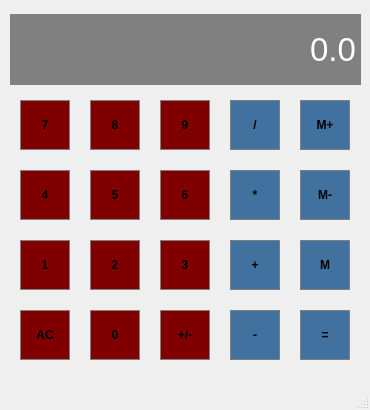
<?xml version="1.0" encoding="UTF-8"?>
<ui version="4.0">
 <class>Calculator</class>
 <widget class="QMainWindow" name="Calculator">
  <property name="geometry">
   <rect>
    <x>0</x>
    <y>0</y>
    <width>370</width>
    <height>410</height>
   </rect>
  </property>
  <property name="minimumSize">
   <size>
    <width>370</width>
    <height>410</height>
   </size>
  </property>
  <property name="maximumSize">
   <size>
    <width>370</width>
    <height>410</height>
   </size>
  </property>
  <property name="windowTitle">
   <string>Calculator</string>
  </property>
  <widget class="QWidget" name="centralWidget">
   <widget class="QLineEdit" name="Display">
    <property name="geometry">
     <rect>
      <x>10</x>
      <y>14</y>
      <width>351</width>
      <height>71</height>
     </rect>
    </property>
    <property name="sizePolicy">
     <sizepolicy hsizetype="Preferred" vsizetype="Expanding">
      <horstretch>0</horstretch>
      <verstretch>0</verstretch>
     </sizepolicy>
    </property>
    <property name="font">
     <font>
      <pointsize>25</pointsize>
     </font>
    </property>
    <property name="styleSheet">
     <string notr="true">QLineEdit{
	background-color: 	gray;
	border: 1px solid gray;
	color: #ffffff;
}</string>
    </property>
    <property name="text">
     <string>0.0</string>
    </property>
    <property name="alignment">
     <set>Qt::AlignRight|Qt::AlignTrailing|Qt::AlignVCenter</set>
    </property>
   </widget>
   <widget class="QPushButton" name="Button7">
    <property name="geometry">
     <rect>
      <x>20</x>
      <y>100</y>
      <width>50</width>
      <height>50</height>
     </rect>
    </property>
    <property name="sizePolicy">
     <sizepolicy hsizetype="Preferred" vsizetype="Preferred">
      <horstretch>0</horstretch>
      <verstretch>0</verstretch>
     </sizepolicy>
    </property>
    <property name="minimumSize">
     <size>
      <width>50</width>
      <height>50</height>
     </size>
    </property>
    <property name="maximumSize">
     <size>
      <width>50</width>
      <height>50</height>
     </size>
    </property>
    <property name="font">
     <font>
      <weight>75</weight>
      <bold>true</bold>
     </font>
    </property>
    <property name="styleSheet">
     <string notr="true">QPushButton{
	background-color: 	#800000;
	border: 1px solid gray;
	padding: 5px;
}
QPushButton: pressed{
	background-color: #465945;
	border: 1px solid gray;
	padding: 5px;
}</string>
    </property>
    <property name="text">
     <string>7</string>
    </property>
   </widget>
   <widget class="QPushButton" name="Button8">
    <property name="geometry">
     <rect>
      <x>90</x>
      <y>100</y>
      <width>50</width>
      <height>50</height>
     </rect>
    </property>
    <property name="sizePolicy">
     <sizepolicy hsizetype="Preferred" vsizetype="Preferred">
      <horstretch>0</horstretch>
      <verstretch>0</verstretch>
     </sizepolicy>
    </property>
    <property name="minimumSize">
     <size>
      <width>50</width>
      <height>50</height>
     </size>
    </property>
    <property name="maximumSize">
     <size>
      <width>50</width>
      <height>50</height>
     </size>
    </property>
    <property name="font">
     <font>
      <weight>75</weight>
      <bold>true</bold>
     </font>
    </property>
    <property name="styleSheet">
     <string notr="true">QPushButton{
	background-color: 	#800000;
	border: 1px solid gray;
	padding: 5px;
}
QPushButton: pressed{
	background-color: #465945;
	border: 1px solid gray;
	padding: 5px;
}</string>
    </property>
    <property name="text">
     <string>8</string>
    </property>
   </widget>
   <widget class="QPushButton" name="Button9">
    <property name="geometry">
     <rect>
      <x>160</x>
      <y>100</y>
      <width>50</width>
      <height>50</height>
     </rect>
    </property>
    <property name="sizePolicy">
     <sizepolicy hsizetype="Preferred" vsizetype="Preferred">
      <horstretch>0</horstretch>
      <verstretch>0</verstretch>
     </sizepolicy>
    </property>
    <property name="minimumSize">
     <size>
      <width>50</width>
      <height>50</height>
     </size>
    </property>
    <property name="maximumSize">
     <size>
      <width>50</width>
      <height>50</height>
     </size>
    </property>
    <property name="font">
     <font>
      <weight>75</weight>
      <bold>true</bold>
     </font>
    </property>
    <property name="styleSheet">
     <string notr="true">QPushButton{
	background-color: 	#800000;
	border: 1px solid gray;
	padding: 5px;
}
QPushButton: pressed{
	background-color: #465945;
	border: 1px solid gray;
	padding: 5px;
}</string>
    </property>
    <property name="text">
     <string>9</string>
    </property>
   </widget>
   <widget class="QPushButton" name="Divide">
    <property name="geometry">
     <rect>
      <x>230</x>
      <y>100</y>
      <width>50</width>
      <height>50</height>
     </rect>
    </property>
    <property name="sizePolicy">
     <sizepolicy hsizetype="Preferred" vsizetype="Preferred">
      <horstretch>0</horstretch>
      <verstretch>0</verstretch>
     </sizepolicy>
    </property>
    <property name="minimumSize">
     <size>
      <width>50</width>
      <height>50</height>
     </size>
    </property>
    <property name="maximumSize">
     <size>
      <width>50</width>
      <height>50</height>
     </size>
    </property>
    <property name="font">
     <font>
      <weight>75</weight>
      <bold>true</bold>
     </font>
    </property>
    <property name="styleSheet">
     <string notr="true">QPushButton{
	background-color: 	#41729F;
	border: 1px solid gray;
	padding: 5px;
}
QPushButton: pressed{
	background-color: #465945;
	border: 1px solid gray;
	padding: 5px;
}</string>
    </property>
    <property name="text">
     <string>/</string>
    </property>
   </widget>
   <widget class="QPushButton" name="MemAdd">
    <property name="geometry">
     <rect>
      <x>300</x>
      <y>100</y>
      <width>50</width>
      <height>50</height>
     </rect>
    </property>
    <property name="sizePolicy">
     <sizepolicy hsizetype="Preferred" vsizetype="Preferred">
      <horstretch>0</horstretch>
      <verstretch>0</verstretch>
     </sizepolicy>
    </property>
    <property name="minimumSize">
     <size>
      <width>50</width>
      <height>50</height>
     </size>
    </property>
    <property name="maximumSize">
     <size>
      <width>50</width>
      <height>50</height>
     </size>
    </property>
    <property name="font">
     <font>
      <weight>75</weight>
      <bold>true</bold>
     </font>
    </property>
    <property name="styleSheet">
     <string notr="true">QPushButton{
	background-color: 	#41729F;
	border: 1px solid gray;
	padding: 5px;
}
QPushButton: pressed{
	background-color: #465945;
	border: 1px solid gray;
	padding: 5px;
}</string>
    </property>
    <property name="text">
     <string>M+</string>
    </property>
   </widget>
   <widget class="QPushButton" name="Multiply">
    <property name="geometry">
     <rect>
      <x>230</x>
      <y>170</y>
      <width>50</width>
      <height>50</height>
     </rect>
    </property>
    <property name="sizePolicy">
     <sizepolicy hsizetype="Preferred" vsizetype="Preferred">
      <horstretch>0</horstretch>
      <verstretch>0</verstretch>
     </sizepolicy>
    </property>
    <property name="minimumSize">
     <size>
      <width>50</width>
      <height>50</height>
     </size>
    </property>
    <property name="maximumSize">
     <size>
      <width>50</width>
      <height>50</height>
     </size>
    </property>
    <property name="font">
     <font>
      <weight>75</weight>
      <bold>true</bold>
     </font>
    </property>
    <property name="styleSheet">
     <string notr="true">QPushButton{
	background-color: 	#41729F;
	border: 1px solid gray;
	padding: 5px;
}
QPushButton: pressed{
	background-color: #465945;
	border: 1px solid gray;
	padding: 5px;
}</string>
    </property>
    <property name="text">
     <string>*</string>
    </property>
   </widget>
   <widget class="QPushButton" name="MemClear">
    <property name="geometry">
     <rect>
      <x>300</x>
      <y>170</y>
      <width>50</width>
      <height>50</height>
     </rect>
    </property>
    <property name="sizePolicy">
     <sizepolicy hsizetype="Preferred" vsizetype="Preferred">
      <horstretch>0</horstretch>
      <verstretch>0</verstretch>
     </sizepolicy>
    </property>
    <property name="minimumSize">
     <size>
      <width>50</width>
      <height>50</height>
     </size>
    </property>
    <property name="maximumSize">
     <size>
      <width>50</width>
      <height>50</height>
     </size>
    </property>
    <property name="font">
     <font>
      <weight>75</weight>
      <bold>true</bold>
     </font>
    </property>
    <property name="styleSheet">
     <string notr="true">QPushButton{
	background-color: 	#41729F;
	border: 1px solid gray;
	padding: 5px;
}
QPushButton: pressed{
	background-color: #465945;
	border: 1px solid gray;
	padding: 5px;
}</string>
    </property>
    <property name="text">
     <string>M-</string>
    </property>
   </widget>
   <widget class="QPushButton" name="Button4">
    <property name="geometry">
     <rect>
      <x>20</x>
      <y>170</y>
      <width>50</width>
      <height>50</height>
     </rect>
    </property>
    <property name="sizePolicy">
     <sizepolicy hsizetype="Preferred" vsizetype="Preferred">
      <horstretch>0</horstretch>
      <verstretch>0</verstretch>
     </sizepolicy>
    </property>
    <property name="minimumSize">
     <size>
      <width>50</width>
      <height>50</height>
     </size>
    </property>
    <property name="maximumSize">
     <size>
      <width>50</width>
      <height>50</height>
     </size>
    </property>
    <property name="font">
     <font>
      <weight>75</weight>
      <bold>true</bold>
     </font>
    </property>
    <property name="styleSheet">
     <string notr="true">QPushButton{
	background-color: 	#800000;
	border: 1px solid gray;
	padding: 5px;
}
QPushButton: pressed{
	background-color: #465945;
	border: 1px solid gray;
	padding: 5px;
}</string>
    </property>
    <property name="text">
     <string>4</string>
    </property>
   </widget>
   <widget class="QPushButton" name="Button5">
    <property name="geometry">
     <rect>
      <x>90</x>
      <y>170</y>
      <width>50</width>
      <height>50</height>
     </rect>
    </property>
    <property name="sizePolicy">
     <sizepolicy hsizetype="Preferred" vsizetype="Preferred">
      <horstretch>0</horstretch>
      <verstretch>0</verstretch>
     </sizepolicy>
    </property>
    <property name="minimumSize">
     <size>
      <width>50</width>
      <height>50</height>
     </size>
    </property>
    <property name="maximumSize">
     <size>
      <width>50</width>
      <height>50</height>
     </size>
    </property>
    <property name="font">
     <font>
      <weight>75</weight>
      <bold>true</bold>
     </font>
    </property>
    <property name="styleSheet">
     <string notr="true">QPushButton{
	background-color: 	#800000;
	border: 1px solid gray;
	padding: 5px;
}
QPushButton: pressed{
	background-color: #465945;
	border: 1px solid gray;
	padding: 5px;
}</string>
    </property>
    <property name="text">
     <string>5</string>
    </property>
   </widget>
   <widget class="QPushButton" name="Button6">
    <property name="geometry">
     <rect>
      <x>160</x>
      <y>170</y>
      <width>50</width>
      <height>50</height>
     </rect>
    </property>
    <property name="sizePolicy">
     <sizepolicy hsizetype="Preferred" vsizetype="Preferred">
      <horstretch>0</horstretch>
      <verstretch>0</verstretch>
     </sizepolicy>
    </property>
    <property name="minimumSize">
     <size>
      <width>50</width>
      <height>50</height>
     </size>
    </property>
    <property name="maximumSize">
     <size>
      <width>50</width>
      <height>50</height>
     </size>
    </property>
    <property name="font">
     <font>
      <weight>75</weight>
      <bold>true</bold>
     </font>
    </property>
    <property name="styleSheet">
     <string notr="true">QPushButton{
	background-color: 	#800000;
	border: 1px solid gray;
	padding: 5px;
}
QPushButton: pressed{
	background-color: #465945;
	border: 1px solid gray;
	padding: 5px;
}</string>
    </property>
    <property name="text">
     <string>6</string>
    </property>
   </widget>
   <widget class="QPushButton" name="Add">
    <property name="geometry">
     <rect>
      <x>230</x>
      <y>240</y>
      <width>50</width>
      <height>50</height>
     </rect>
    </property>
    <property name="sizePolicy">
     <sizepolicy hsizetype="Preferred" vsizetype="Preferred">
      <horstretch>0</horstretch>
      <verstretch>0</verstretch>
     </sizepolicy>
    </property>
    <property name="minimumSize">
     <size>
      <width>50</width>
      <height>50</height>
     </size>
    </property>
    <property name="maximumSize">
     <size>
      <width>50</width>
      <height>50</height>
     </size>
    </property>
    <property name="font">
     <font>
      <weight>75</weight>
      <bold>true</bold>
     </font>
    </property>
    <property name="styleSheet">
     <string notr="true">QPushButton{
	background-color: 	#41729F;
	border: 1px solid gray;
	padding: 5px;
}
QPushButton: pressed{
	background-color: #465945;
	border: 1px solid gray;
	padding: 5px;
}</string>
    </property>
    <property name="text">
     <string>+</string>
    </property>
   </widget>
   <widget class="QPushButton" name="MemGet">
    <property name="geometry">
     <rect>
      <x>300</x>
      <y>240</y>
      <width>50</width>
      <height>50</height>
     </rect>
    </property>
    <property name="sizePolicy">
     <sizepolicy hsizetype="Preferred" vsizetype="Preferred">
      <horstretch>0</horstretch>
      <verstretch>0</verstretch>
     </sizepolicy>
    </property>
    <property name="minimumSize">
     <size>
      <width>50</width>
      <height>50</height>
     </size>
    </property>
    <property name="maximumSize">
     <size>
      <width>50</width>
      <height>50</height>
     </size>
    </property>
    <property name="font">
     <font>
      <weight>75</weight>
      <bold>true</bold>
     </font>
    </property>
    <property name="styleSheet">
     <string notr="true">QPushButton{
	background-color: 	#41729F;
	border: 1px solid gray;
	padding: 5px;
}
QPushButton: pressed{
	background-color: #465945;
	border: 1px solid gray;
	padding: 5px;
}</string>
    </property>
    <property name="text">
     <string>M</string>
    </property>
   </widget>
   <widget class="QPushButton" name="Button1">
    <property name="geometry">
     <rect>
      <x>20</x>
      <y>240</y>
      <width>50</width>
      <height>50</height>
     </rect>
    </property>
    <property name="sizePolicy">
     <sizepolicy hsizetype="Preferred" vsizetype="Preferred">
      <horstretch>0</horstretch>
      <verstretch>0</verstretch>
     </sizepolicy>
    </property>
    <property name="minimumSize">
     <size>
      <width>50</width>
      <height>50</height>
     </size>
    </property>
    <property name="maximumSize">
     <size>
      <width>50</width>
      <height>50</height>
     </size>
    </property>
    <property name="font">
     <font>
      <weight>75</weight>
      <bold>true</bold>
     </font>
    </property>
    <property name="styleSheet">
     <string notr="true">QPushButton{
	background-color: 	#800000;
	border: 1px solid gray;
	padding: 5px;
}
QPushButton: pressed{
	background-color: #465945;
	border: 1px solid gray;
	padding: 5px;
}</string>
    </property>
    <property name="text">
     <string>1</string>
    </property>
   </widget>
   <widget class="QPushButton" name="Button2">
    <property name="geometry">
     <rect>
      <x>90</x>
      <y>240</y>
      <width>50</width>
      <height>50</height>
     </rect>
    </property>
    <property name="sizePolicy">
     <sizepolicy hsizetype="Preferred" vsizetype="Preferred">
      <horstretch>0</horstretch>
      <verstretch>0</verstretch>
     </sizepolicy>
    </property>
    <property name="minimumSize">
     <size>
      <width>50</width>
      <height>50</height>
     </size>
    </property>
    <property name="maximumSize">
     <size>
      <width>50</width>
      <height>50</height>
     </size>
    </property>
    <property name="font">
     <font>
      <weight>75</weight>
      <bold>true</bold>
     </font>
    </property>
    <property name="styleSheet">
     <string notr="true">QPushButton{
	background-color: 	#800000;
	border: 1px solid gray;
	padding: 5px;
}
QPushButton: pressed{
	background-color: #465945;
	border: 1px solid gray;
	padding: 5px;
}</string>
    </property>
    <property name="text">
     <string>2</string>
    </property>
   </widget>
   <widget class="QPushButton" name="Button3">
    <property name="geometry">
     <rect>
      <x>160</x>
      <y>240</y>
      <width>50</width>
      <height>50</height>
     </rect>
    </property>
    <property name="sizePolicy">
     <sizepolicy hsizetype="Preferred" vsizetype="Preferred">
      <horstretch>0</horstretch>
      <verstretch>0</verstretch>
     </sizepolicy>
    </property>
    <property name="minimumSize">
     <size>
      <width>50</width>
      <height>50</height>
     </size>
    </property>
    <property name="maximumSize">
     <size>
      <width>50</width>
      <height>50</height>
     </size>
    </property>
    <property name="font">
     <font>
      <weight>75</weight>
      <bold>true</bold>
     </font>
    </property>
    <property name="styleSheet">
     <string notr="true">QPushButton{
	background-color: 	#800000;
	border: 1px solid gray;
	padding: 5px;
}
QPushButton: pressed{
	background-color: #465945;
	border: 1px solid gray;
	padding: 5px;
}</string>
    </property>
    <property name="text">
     <string>3</string>
    </property>
   </widget>
   <widget class="QPushButton" name="Subract">
    <property name="geometry">
     <rect>
      <x>230</x>
      <y>310</y>
      <width>50</width>
      <height>50</height>
     </rect>
    </property>
    <property name="sizePolicy">
     <sizepolicy hsizetype="Preferred" vsizetype="Preferred">
      <horstretch>0</horstretch>
      <verstretch>0</verstretch>
     </sizepolicy>
    </property>
    <property name="minimumSize">
     <size>
      <width>50</width>
      <height>50</height>
     </size>
    </property>
    <property name="maximumSize">
     <size>
      <width>50</width>
      <height>50</height>
     </size>
    </property>
    <property name="font">
     <font>
      <weight>75</weight>
      <bold>true</bold>
     </font>
    </property>
    <property name="styleSheet">
     <string notr="true">QPushButton{
	background-color: 	#41729F;
	border: 1px solid gray;
	padding: 5px;
}
QPushButton: pressed{
	background-color: #465945;
	border: 1px solid gray;
	padding: 5px;
}</string>
    </property>
    <property name="text">
     <string>-</string>
    </property>
   </widget>
   <widget class="QPushButton" name="Equals">
    <property name="geometry">
     <rect>
      <x>300</x>
      <y>310</y>
      <width>50</width>
      <height>50</height>
     </rect>
    </property>
    <property name="sizePolicy">
     <sizepolicy hsizetype="Preferred" vsizetype="Preferred">
      <horstretch>0</horstretch>
      <verstretch>0</verstretch>
     </sizepolicy>
    </property>
    <property name="minimumSize">
     <size>
      <width>50</width>
      <height>50</height>
     </size>
    </property>
    <property name="maximumSize">
     <size>
      <width>50</width>
      <height>50</height>
     </size>
    </property>
    <property name="font">
     <font>
      <weight>75</weight>
      <bold>true</bold>
     </font>
    </property>
    <property name="styleSheet">
     <string notr="true">QPushButton{
	background-color: 	#41729F;
	border: 1px solid gray;
	padding: 5px;
}
QPushButton: pressed{
	background-color: #465945;
	border: 1px solid gray;
	padding: 5px;
}</string>
    </property>
    <property name="text">
     <string>=</string>
    </property>
   </widget>
   <widget class="QPushButton" name="Clear">
    <property name="geometry">
     <rect>
      <x>20</x>
      <y>310</y>
      <width>50</width>
      <height>50</height>
     </rect>
    </property>
    <property name="sizePolicy">
     <sizepolicy hsizetype="Preferred" vsizetype="Preferred">
      <horstretch>0</horstretch>
      <verstretch>0</verstretch>
     </sizepolicy>
    </property>
    <property name="minimumSize">
     <size>
      <width>50</width>
      <height>50</height>
     </size>
    </property>
    <property name="maximumSize">
     <size>
      <width>50</width>
      <height>50</height>
     </size>
    </property>
    <property name="font">
     <font>
      <weight>75</weight>
      <bold>true</bold>
     </font>
    </property>
    <property name="styleSheet">
     <string notr="true">QPushButton{
	background-color: 	#800000;
	border: 1px solid gray;
	padding: 5px;
}
QPushButton: pressed{
	background-color: #465945;
	border: 1px solid gray;
	padding: 5px;
}</string>
    </property>
    <property name="text">
     <string>AC</string>
    </property>
   </widget>
   <widget class="QPushButton" name="Button0">
    <property name="geometry">
     <rect>
      <x>90</x>
      <y>310</y>
      <width>50</width>
      <height>50</height>
     </rect>
    </property>
    <property name="sizePolicy">
     <sizepolicy hsizetype="Preferred" vsizetype="Preferred">
      <horstretch>0</horstretch>
      <verstretch>0</verstretch>
     </sizepolicy>
    </property>
    <property name="minimumSize">
     <size>
      <width>50</width>
      <height>50</height>
     </size>
    </property>
    <property name="maximumSize">
     <size>
      <width>50</width>
      <height>50</height>
     </size>
    </property>
    <property name="font">
     <font>
      <weight>75</weight>
      <bold>true</bold>
     </font>
    </property>
    <property name="styleSheet">
     <string notr="true">QPushButton{
	background-color: 	#800000;
	border: 1px solid gray;
	padding: 5px;
}
QPushButton: pressed{
	background-color: #465945;
	border: 1px solid gray;
	padding: 5px;
}</string>
    </property>
    <property name="text">
     <string>0</string>
    </property>
   </widget>
   <widget class="QPushButton" name="ChangeSign">
    <property name="geometry">
     <rect>
      <x>160</x>
      <y>310</y>
      <width>50</width>
      <height>50</height>
     </rect>
    </property>
    <property name="sizePolicy">
     <sizepolicy hsizetype="Preferred" vsizetype="Preferred">
      <horstretch>0</horstretch>
      <verstretch>0</verstretch>
     </sizepolicy>
    </property>
    <property name="minimumSize">
     <size>
      <width>50</width>
      <height>50</height>
     </size>
    </property>
    <property name="maximumSize">
     <size>
      <width>50</width>
      <height>50</height>
     </size>
    </property>
    <property name="font">
     <font>
      <weight>75</weight>
      <bold>true</bold>
     </font>
    </property>
    <property name="styleSheet">
     <string notr="true">QPushButton{
	background-color: 	#800000;
	border: 1px solid gray;
	padding: 5px;
}
QPushButton: pressed{
	background-color: #465945;
	border: 1px solid gray;
	padding: 5px;
}</string>
    </property>
    <property name="text">
     <string>+/-</string>
    </property>
   </widget>
  </widget>
  <widget class="QMenuBar" name="menuBar">
   <property name="geometry">
    <rect>
     <x>0</x>
     <y>0</y>
     <width>370</width>
     <height>22</height>
    </rect>
   </property>
  </widget>
  <widget class="QStatusBar" name="statusBar"/>
 </widget>
 <layoutdefault spacing="6" margin="11"/>
 <resources/>
 <connections/>
</ui>
